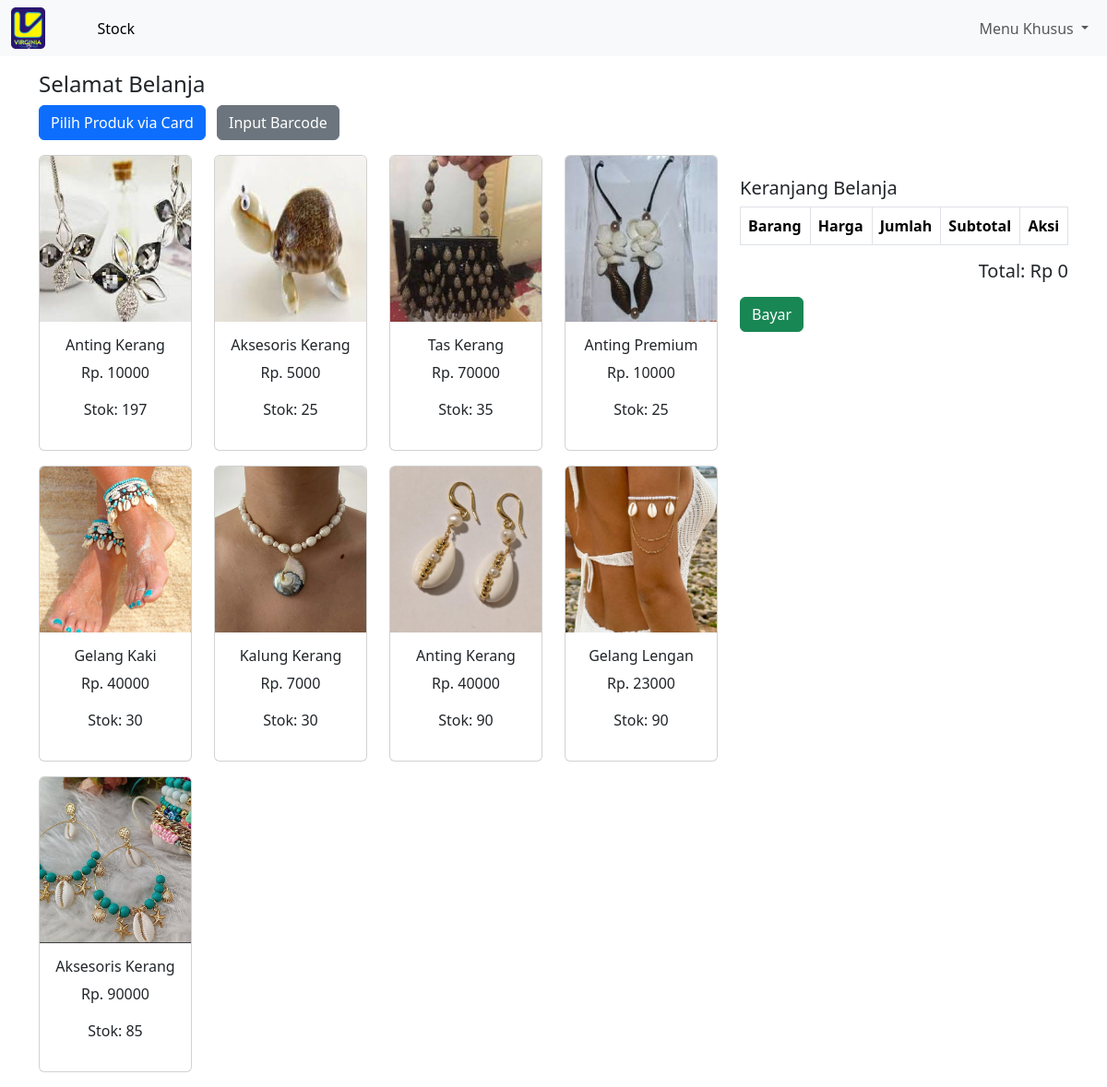
The app's page / (signed in), older data.
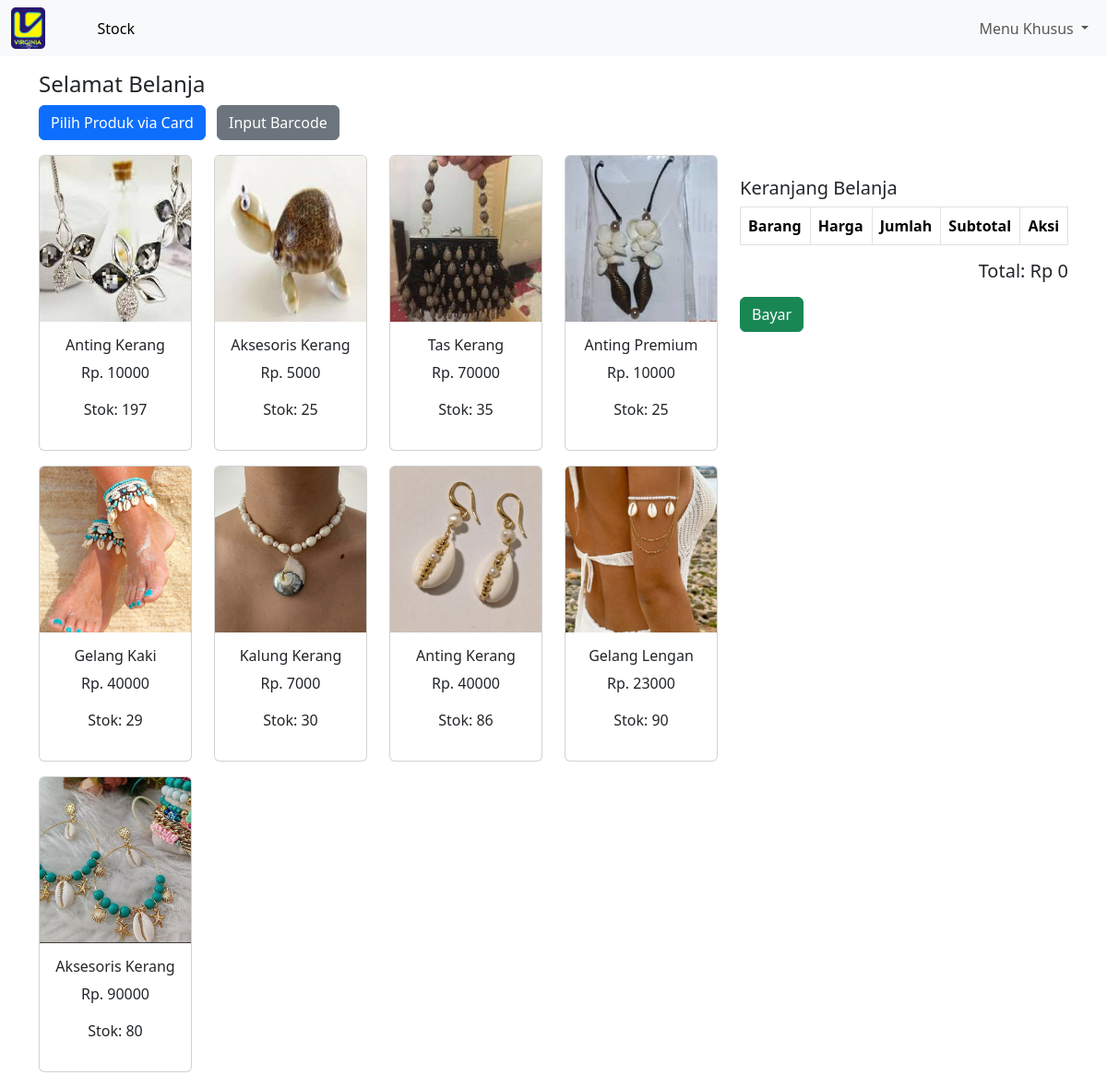
The same page, newer data.
### kasir/models.py (models this page shows, shortened)
class Produk(models.Model):
    nama_barang = models.CharField(max_length=100)
    barcode = models.CharField(max_length=50, unique=True)
    harga_barang = models.DecimalField(max_digits=12, decimal_places=2)
    stok = models.PositiveIntegerField()
    gambar = models.ImageField(upload_to='gambar_produk/', blank=True, null=True)

### kasir/views.py (the view, shortened to what this page needs)
# urls.py: path('', views.halaman_kasir, name='halaman_kasir'),
def halaman_kasir(request):
    produk = Produk.objects.all()
    transaksi_id = request.session.get('current_transaksi_id')
    return render(request, 'home.html', {'produk': produk})

### kasir/templates/home.html (shortened to what this page needs)
{% extends "base.html" %}
{% load static %}
{% block content %}
<div class="container mt-3">
  <h4>Selamat Belanja</h4>
  <div class="mb-3">
    <button class="btn btn-primary me-2" onclick="toggleMode('card')">Pilih Produk via Card</button>
    <button class="btn btn-secondary" onclick="toggleMode('barcode')">Input Barcode</button>
  </div>
  <div id="cardMode" class="row">
    <div class="col-md-8">
      <div class="row">
        {% for item in produk %}
        <div class="col-md-3 mb-3">
          <div class="card text-center" onclick="bukaDetail('{{ item.id }}', '{{ item.nama_barang }}', '{{ item.harga_barang }}', '{{ item.stok }}')">
            <img src="{{ item.gambar.url }}" class="card-img-top" style="height:180px; object-fit:cover;">
            <div class="card-body">
              <h6>{{ item.nama_barang }}</h6>
              <p>Rp. {{ item.harga_barang|floatformat:0 }}</p>
              <p>Stok: <span id="stok-{{ item.id }}">{{ item.stok }}</span></p>
            </div>
          </div>
        </div>
        {% endfor %}
      </div>
    </div>
    <div class="col-md-4 cart-sticky">
      <h5 class="mt-4">Keranjang Belanja</h5>
      <table class="table table-striped table-hover table-bordered" id="tabelKeranjang">
        <thead><tr><th>Barang</th><th>Harga</th><th>Jumlah</th><th>Subtotal</th><th>Aksi</th></tr></thead>
      </table>
      <div class="mt-3 text-end">
        <h5>Total: Rp <span id="totalBayar">0</span></h5>
      </div>
      <div class="mt-3">
        <a href="{% url 'halaman_bayar' %}" class="btn btn-success">Bayar</a>
      </div>
    </div>
  </div>
</div>
{% endblock %}

### templates/base.html (shortened to what this page needs)
{% load static %}
<!DOCTYPE html>
<html lang="en">
  <head>
    <link href="https://cdn.jsdelivr.net/npm/bootstrap@5.3.8/dist/css/bootstrap.min.css" rel="stylesheet">
  </head>
  <body>
    <nav class="navbar navbar-expand-lg bg-body-tertiary sticky-top">
      <div class="container-fluid">
        <img src="{% static 'image/logo.png' %}" alt="logo" height="45">
        <div class="collapse navbar-collapse" id="navbarNavDropdown">
          <ul class="navbar-nav mx-5">
            <li class="nav-item">
              <a class="nav-link active" aria-current="page" href="{% url 'halaman_kasir' %}">Stock</a>
            </li>
          </ul>
          <ul class="navbar-nav ms-auto">
            <li class="nav-item dropdown">
              <a
                class="nav-link dropdown-toggle"
                href="#"
                role="button"
                data-bs-toggle="dropdown"
                aria-expanded="false"
              >
                Menu Khusus
              </a>
            </li>
          </ul>
        </div>
      </div>
    </nav>
    {% block content %} {% endblock %}
  </body>
</html>

Row changes from the older to the newer data that the page shows:
changed Produk "Gelang Kaki": stok "30" → "29"
changed Produk (number 7 of 9 on the later page): stok "90" → "86"
changed Produk (number 9 of 9 on the later page): stok "85" → "80"
